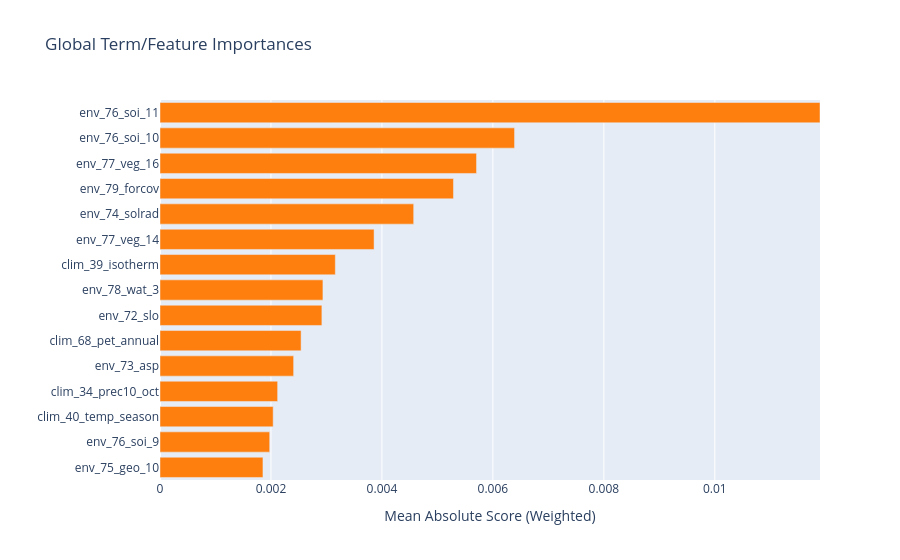

The notebook cell this image was saved under:
### Markdown cell above
Explainable Boosting Machine (EBM)

- CV‐based MAE/MSE/RMSE/R² for EBM alone, plotted just as you did before.

- A full “shape‐plot” for each feature, showing exactly how coffee content varies with each environmental covariate (and any learned pairwise interactions).

### Code cell
import numpy as np
import pandas as pd
import matplotlib.pyplot as plt

from interpret.glassbox      import ExplainableBoostingRegressor
from interpret import set_visualize_provider
from sklearn.model_selection import cross_validate, KFold
from sklearn.metrics         import mean_absolute_error, mean_squared_error, r2_score

# 1a) Build & CV the EBM
#ebm = ExplainableBoostingRegressor(random_state=42)
ebm = ExplainableBoostingRegressor(
    n_jobs=-1,               # use all cores
    outer_bags=10,           # default 50 → fewer bagged models
    max_bins=64,             # default 255 → fewer histogram bins
    max_rounds=50,           # default 100 → fewer boosting iterations
    interactions=(),         # disable all pairwise interactions
    random_state=42
)

cv = KFold(n_splits=10, shuffle=True, random_state=42)

scoring = {
    "MAE":  lambda est, X, y: -mean_absolute_error(y,  est.predict(X)),
    "MSE":  lambda est, X, y: -mean_squared_error(y,  est.predict(X)),
    "RMSE": lambda est, X, y: -np.sqrt(mean_squared_error(y, est.predict(X))),
    "R2":   lambda est, X, y:  r2_score(y, est.predict(X))
}

print("CVizing EBM…")
res = cross_validate(
    ebm, 
    X_train, 
    y_train, 
    cv=cv, 
    scoring=scoring, 
    return_train_score=False,
    n_jobs=-1
)

# flip the neg‐errors back to positive
results = {
    "MAE":  -res["test_MAE"],
    "MSE":  -res["test_MSE"],
    "RMSE": -res["test_RMSE"],
    "R2":    res["test_R2"]
}

# 1b) Plot performance (same barh style as before)
metrics   = ["MAE","MSE","RMSE","R2"]
xlabel_map = {
    "MAE":  "Mean Absolute Error",
    "MSE":  "Mean Squared Error",
    "RMSE": "Root Mean Squared Error",
    "R2":   "Coefficient of Determination (R\u00b2)"
}

fig, axes = plt.subplots(1, len(metrics), figsize=(20,5), sharey=True)
for ax, metric in zip(axes, metrics):
    scores = results[metric]
    y = np.arange(1)  # only one model
    ax.scatter(
        scores, 
        y + np.random.uniform(-0.1,0.1,len(scores)), 
        edgecolor="blue", facecolors="none", s=80
    )
    mean, std = scores.mean(), scores.std()
    ax.errorbar([mean], [0], xerr=[std],
                fmt="o", color="red", ecolor="gray", capsize=6)
    ax.set_yticks([0])
    ax.set_yticklabels(["EBM"], fontsize=12)
    ax.set_xlabel(xlabel_map[metric], fontsize=14)
    if metric in ("MAE","MSE","RMSE"):
        ax.invert_xaxis()
    ax.grid(True, linestyle="--", alpha=0.5)

plt.tight_layout()
plt.show()

# 1c) Global explanations
ebm.fit(X_train, y_train)
#set_visualize_provider("svg")  # high‐quality inline
exp = ebm.explain_global()
exp.visualize()

### Figure 1 — Plotly figure (JSON) as saved in the notebook; plotly's stock layout.template omitted (floating-point values rounded to 4 significant figures)
{"data": [{"marker": {"color": ["#ff7f0e", "#ff7f0e", "#ff7f0e", "#ff7f0e", "#ff7f0e", "#ff7f0e", "#ff7f0e", "#ff7f0e", "#ff7f0e", "#ff7f0e", "#ff7f0e", "#ff7f0e", "#ff7f0e", "#ff7f0e", "#ff7f0e"]}, "orientation": "h", "type": "bar", "x": [0.001856, 0.001977, 0.00204, 0.00212, 0.002409, 0.002543, 0.002918, 0.002937, 0.00316, 0.003859, 0.004573, 0.00529, 0.005705, 0.006391, 0.0119], "y": ["env_75_geo_10", "env_76_soi_9", "clim_40_temp_season", "clim_34_prec10_oct", "env_73_asp", "clim_68_pet_annual", "env_72_slo", "env_78_wat_3", "clim_39_isotherm", "env_77_veg_14", "env_74_solrad", "env_79_forcov", "env_77_veg_16", "env_76_soi_10", "env_76_soi_11"]}], "layout": {"title": {"text": "Global Term/Feature Importances"}, "xaxis": {"range": [0, 0.0119], "title": {"text": "Mean Absolute Score (Weighted)"}}, "yaxis": {"automargin": true, "dtick": 1, "title": {"text": ""}}}}
